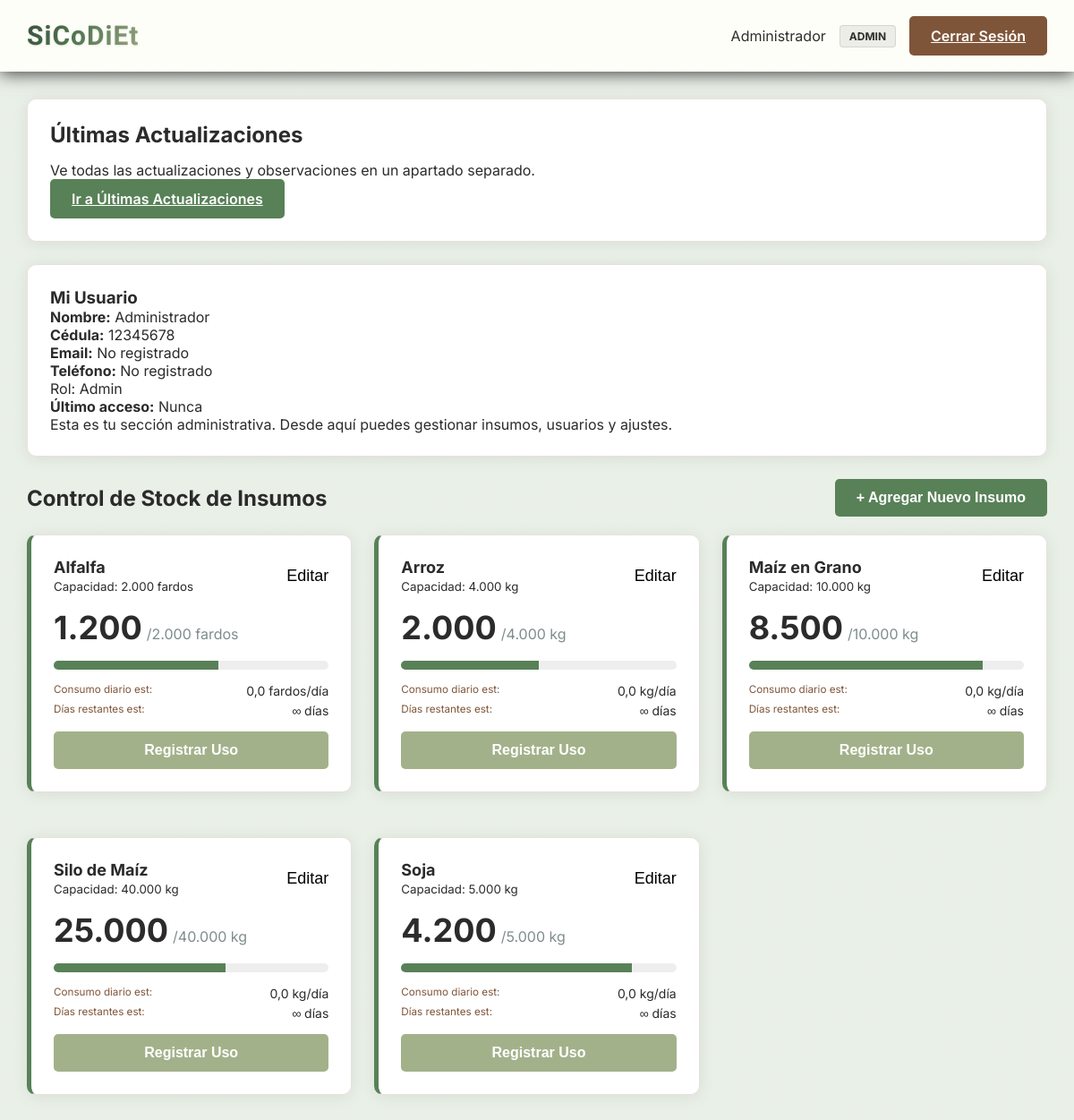
Page /dashboard.php (signed in) on the committed database.
### tables this page shows
CREATE TABLE insumos (
    id INT AUTO_INCREMENT PRIMARY KEY,
    nombre VARCHAR(100) NOT NULL,
    unidad VARCHAR(50) NOT NULL,  
    capacidad_maxima DECIMAL(10,2) NOT NULL,
    stock_actual DECIMAL(10,2) NOT NULL DEFAULT 0,
    stock_minimo DECIMAL(10,2) NOT NULL,
    consumo_promedio_diario DECIMAL(10,2) DEFAULT 0,
    dias_restantes INT DEFAULT 0,
    activo BOOLEAN DEFAULT TRUE,
    fecha_creacion TIMESTAMP DEFAULT CURRENT_TIMESTAMP
);

### includes/auth.php (called while the page is built, shortened)
<?php
function esAdmin() {
    return isset($_SESSION['rol']) && $_SESSION['rol'] === 'admin';
}
function esOperario() {
    return isset($_SESSION['rol']) && $_SESSION['rol'] === 'operario';
}
function esUsuario() {
    return isset($_SESSION['rol']) && $_SESSION['rol'] === 'usuario';
}
?>

### dashboard.php (the view, shortened to what this page needs)
<?php
require_once 'includes/db.php';
require_once 'includes/auth.php';
$insumos = $conn->query("
    SELECT i.*,
           CASE
               WHEN i.stock_actual <= i.stock_minimo * 0.5 THEN 'critico'
               WHEN i.stock_actual <= i.stock_minimo THEN 'bajo'
               ELSE 'normal'
           END as estado_alerta
    FROM insumos i
    WHERE i.activo = TRUE
    ORDER BY
        CASE
            WHEN i.stock_actual <= i.stock_minimo * 0.5 THEN 1
            WHEN i.stock_actual <= i.stock_minimo THEN 2
            ELSE 3
        END,
        i.nombre
");
$lista_insumos = [];
while ($insumo = $insumos->fetch_assoc()) {
    if ($insumo['consumo_promedio_diario'] > 0) {
        $insumo['dias_restantes'] = floor($insumo['stock_actual'] / $insumo['consumo_promedio_diario']);
    } else {
        $insumo['dias_restantes'] = 999;
    }
    $esSiloKg = stripos($insumo['nombre'], 'silo') !== false && strtolower(trim($insumo['unidad'])) === 'kg';
    $insumo['alerta_1000_kilos'] = $esSiloKg && $insumo['stock_actual'] <= 1000;
    $lista_insumos[] = $insumo;
}
?>
<!DOCTYPE html>
<html lang="es">
<head>
    <link rel="stylesheet" href="assets/css/style.css">
</head>
<body>
    <?php include 'includes/header.php'; ?>
    <div class="container">
        <div class="card">
            <div class="card-header">
                <h2>Últimas Actualizaciones</h2>
            </div>
            <div class="card-body">
                <p>Ve todas las actualizaciones y observaciones en un apartado separado.</p>
                <a href="actualizaciones.php" class="btn btn-primary">Ir a Últimas Actualizaciones</a>
            </div>
        </div>
        <div class="card">
            <h3>Mi Usuario</h3>
            <div class="card-body">
                <p><strong>Nombre:</strong> <?php echo htmlspecialchars($_SESSION['nombre']); ?></p>
                <p><strong>Cédula:</strong> <?php echo htmlspecialchars($_SESSION['cedula'] ?? 'N/A'); ?></p>
                <p><strong>Email:</strong> <?php echo htmlspecialchars($_SESSION['email'] ?? 'No registrado'); ?></p>
                <p><strong>Teléfono:</strong> <?php echo htmlspecialchars($_SESSION['telefono'] ?? 'No registrado'); ?></p>
                <p><strong></strong>Rol:</strong> <?php echo ucfirst($_SESSION['rol']); ?></p>
                <p><strong>Último acceso:</strong> <?php echo htmlspecialchars($_SESSION['ultimo_acceso'] ?? 'Nunca'); ?></p>
                <?php if (esOperario()): ?>
                    <p>Esta es tu sección de operario. Aquí puedes registrar consumos y ver el stock disponible.</p>
                <?php elseif (esUsuario()): ?>
                    <p>Esta es tu sección de usuario administrativo. Aquí puedes gestionar y editar insumos.</p>
                <?php else: ?>
                    <p>Esta es tu sección administrativa. Desde aquí puedes gestionar insumos, usuarios y ajustes.</p>
                <?php endif; ?>
            </div>
        </div>
        <div class="section-header">
            <h2>Control de Stock de Insumos</h2>
            <?php if (esUsuario() || esAdmin()): ?>
                <button class="btn btn-primary" onclick="abrirModalNuevoInsumo()">+ Agregar Nuevo Insumo</button>
            <?php endif; ?>
        </div>
        <div class="grid-insumos">
            <?php foreach ($lista_insumos as $insumo): ?>
            <div class="card insumo-card estado-<?php echo $insumo['estado_alerta']; ?>">
                <div class="card-header">
                    <div>
                        <h3><?php echo htmlspecialchars($insumo['nombre']); ?></h3>
                        <small>Capacidad: <?php echo number_format($insumo['capacidad_maxima'], 0, ',', '.'); ?> <?php echo $insumo['unidad']; ?></small>
                    </div>
                    <?php if (esUsuario() || esAdmin()): ?>
                        <button class="btn-icon-edit" onclick="editarInsumo(<?php echo $insumo['id']; ?>)">Editar</button>
                    <?php endif; ?>
                </div>
                <div class="card-body">
                    <div class="stock-info">
                        <span class="stock-actual"><?php echo number_format($insumo['stock_actual'], 0, ',', '.'); ?></span>
                        <span class="stock-total">/<?php echo number_format($insumo['capacidad_maxima'], 0, ',', '.'); ?> <?php echo $insumo['unidad']; ?></span>
                    </div>
                    <div class="progress-bar">
                        <div class="progress-fill" style="width: <?php echo ($insumo['stock_actual'] / $insumo['capacidad_maxima']) * 100; ?>%"></div>
                    </div>
                    <div class="consumo-info">
                        <div>
                            <small>Consumo diario est:</small>
                            <span><?php echo number_format($insumo['consumo_promedio_diario'], 1, ',', '.'); ?> <?php echo $insumo['unidad']; ?>/día</span>
                        </div>
                        <div>
                            <small>Días restantes est:</small>
                            <span><?php echo $insumo['dias_restantes'] > 998 ? '∞' : $insumo['dias_restantes']; ?> días</span>
                        </div>
                    </div>
                    <button class="btn btn-success btn-block" onclick="registrarUso(<?php echo $insumo['id']; ?>, '<?php echo $insumo['nombre']; ?>', <?php echo $insumo['stock_actual']; ?>)">
                        Registrar Uso
                    </button>
                </div>
            </div>
            <?php endforeach; ?>
        </div>
    </div>
</body>
</html>

### includes/header.php
<header>
    <div class="header-left">
        <h1> SiCoDiEt </h1>
    </div>
    <div class="header-right">
        <span><?php echo htmlspecialchars($_SESSION['nombre']); ?></span>
        <span class="badge"><?php echo ucfirst($_SESSION['rol']); ?></span>
        <a href="logout.php" class="btn btn-secondary">Cerrar Sesión</a>
    </div>
</header>

### assets/css/style.css (style rules this page uses)
* { margin: 0; padding: 0; box-sizing: border-box; }
:root { --bg-dark: #E8EFE6; --bg-mid: #F5F7F4; --bg-soft: #F5F7F4; --surface: #FFFFFF; --accent: #588157; --accent-dark: #3A5A40; --accent-soft: #A3B18A; --brown: #7F5539; --brown-dark: #B08968; --text-light: #2B2B2B; --text-dark: #2B2B2B; --muted: #7F5539; --border: rgba(127, 85, 57, 0.18); }
body { font-family: 'Inter', sans-serif; background: linear-gradient(180deg, rgba(232, 239, 230, 0.95), rgba(232, 239, 230, 0.95)); color: var(--text-dark); }
header { background: rgba(255, 255, 250, 0.95); padding: 18px 30px; box-shadow: 0 2px 18px rgba(0, 0, 0, 0.756); display: flex; justify-content: space-between; align-items: center; }
.header-left h1 { font-family: 'Merienda', cursive; font-size: 30px; font-weight: 700; letter-spacing: 1px; line-height: 1; margin: 0; background: linear-gradient(120deg, #3A5A40 0%, #588157 45%, #A3B18A 100%); -webkit-background-clip: text; -webkit-text-fill-color: transparent; text-shadow: 0 1px 2px rgba(43, 43, 43, 0.12); }
.header-right { display: flex; gap: 15px; align-items: center; }
.header-right span, .header-right .badge { color: #2f2e2c; }
.header-right .badge { background: rgba(47, 46, 44, 0.08); border: 1px solid rgba(47, 46, 44, 0.12); }
.container { max-width: 1400px; margin: 0 auto; padding: 30px; }
.card { background: rgba(255, 255, 255, 0.98); border-radius: 10px; padding: 25px; margin-bottom: 25px; box-shadow: 0 2px 18px rgba(0, 0, 0, 0.08); border: 1px solid var(--border); }
.card-header { display: flex; justify-content: space-between; align-items: center; margin-bottom: 15px; }
.card-header h3 { color: var(--text-dark); font-size: 18px; }
.btn { display: inline-block; margin-top: 0; }
.badge { padding: 4px 10px; border-radius: 4px; font-size: 12px; font-weight: 700; text-transform: uppercase; color: white; }
.section-header { display: flex; justify-content: space-between; align-items: center; margin-bottom: 20px; gap: 15px; }
.section-header h2 { margin: 0; }
.section-header .btn { white-space: nowrap; }
.grid-insumos { display: grid; grid-template-columns: repeat(auto-fill, minmax(300px, 1fr)); gap: 25px; margin-top: 20px; }
.insumo-card { transition: transform 0.2s; border-left: 5px solid var(--accent); }
.stock-info { display: flex; align-items: baseline; gap: 5px; margin: 15px 0; }
.stock-actual { font-size: 36px; font-weight: bold; color: var(--text-dark); }
.stock-total { color: #7f8c8d; font-size: 16px; }
.progress-bar { width: 100%; height: 10px; background: rgba(43, 43, 43, 0.08); border-radius: 5px; overflow: hidden; margin: 15px 0; }
.progress-fill { height: 100%; background: var(--accent); transition: width 0.3s; }
.consumo-info { margin: 15px 0; font-size: 14px; }
.consumo-info div { display: flex; justify-content: space-between; margin: 5px 0; }
.consumo-info small { color: var(--muted); }
.btn { padding: 12px 24px; border: none; border-radius: 5px; cursor: pointer; font-size: 16px; font-weight: 600; transition: all 0.3s; }
.btn-primary { background: var(--accent); color: var(--surface); }
.btn-success { background: var(--accent-soft); color: var(--surface); }
.btn-secondary { background: var(--brown); color: var(--surface); }
.btn-block { width: 100%; }
.btn-icon-edit { background: none; border: none; cursor: pointer; font-size: 18px; }

### rows in the picture
insumos: nombre "Alfalfa", capacidad_maxima "2.000", unidad "fardos", stock_actual "1.200", consumo_promedio_diario "0,0"
insumos: nombre "Arroz", capacidad_maxima "4.000", unidad "kg", stock_actual "2.000", consumo_promedio_diario "0,0"
insumos: nombre "Maíz en Grano", capacidad_maxima "10.000", unidad "kg", stock_actual "8.500", consumo_promedio_diario "0,0"
insumos: nombre "Silo de Maíz", capacidad_maxima "40.000", unidad "kg", stock_actual "25.000", consumo_promedio_diario "0,0"
insumos: nombre "Soja", capacidad_maxima "5.000", unidad "kg", stock_actual "4.200", consumo_promedio_diario "0,0"

### other values in the picture
$_SESSION['nombre'] "Administrador"
$_SESSION['rol'] "ADMIN"
$_SESSION['cedula'] "12345678"
$_SESSION['email'] "No registrado"
$_SESSION['telefono'] "No registrado"
$_SESSION['rol'] "Admin"
$_SESSION['ultimo_acceso'] "Nunca"
